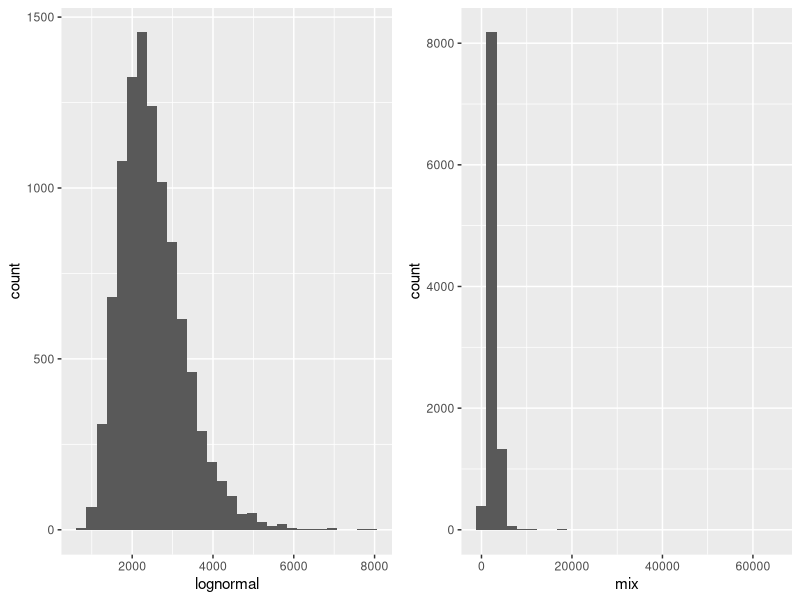
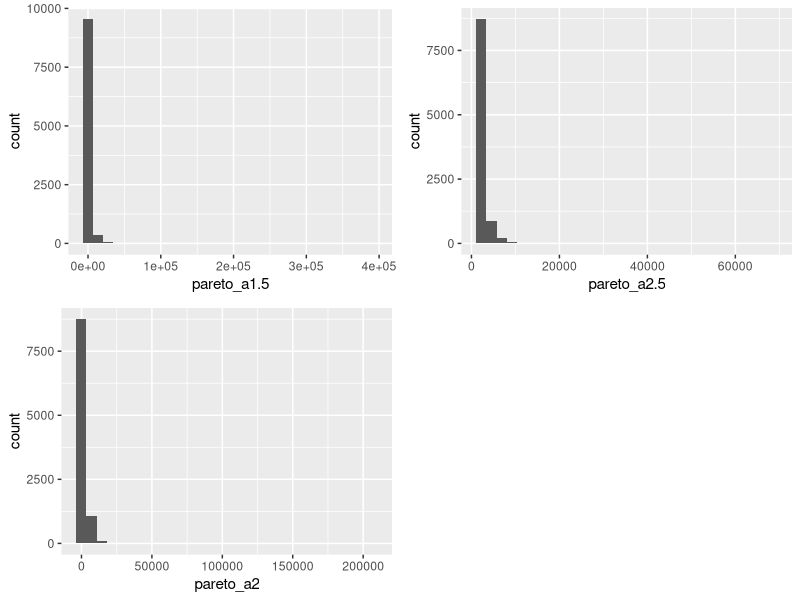
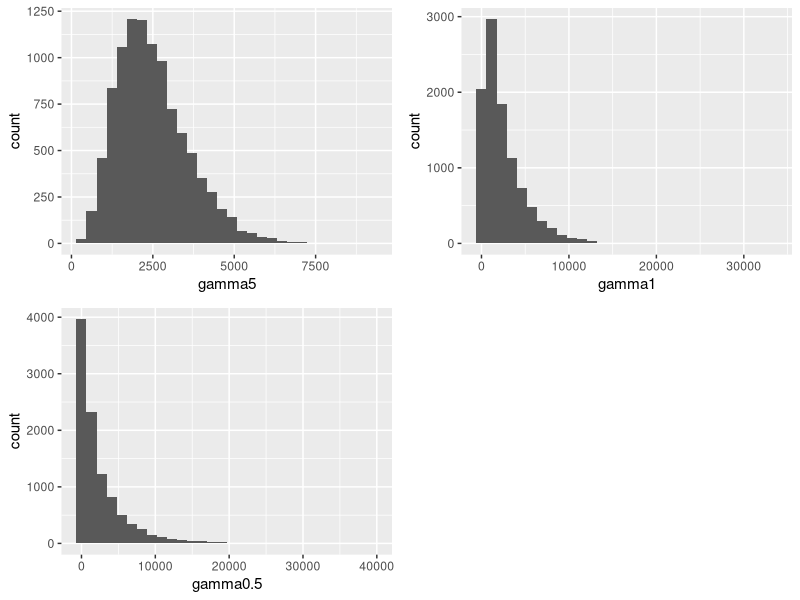

R code for these plots, in order: (Note: this script raises an error after producing the figures.)
#script to generate alternative distributions

# global parameters

library(tidyverse)
set.seed(123)
n <- 10000 # 10000 observations in the population dataframe

# version 5/3: Lognormal (baseline)
m <- 2500
v <- 800^2

sdlog  <- sqrt(log(1 + v / m^2))
meanlog <- log(m) - 0.5 * sdlog^2

dat_inc <- rlnorm(n, meanlog, sdlog)|> 
  data.frame()

names(dat_inc)[1] <- "lognormal"

plot_lognormal <- dat_inc |> 
  ggplot(aes(x = lognormal)) +
  geom_histogram()

# version 6: Gamma (controlled skewness) without shapes 2 and 0.7
shapes <- c(5, 1,  0.5)
betas <- 2500 / shapes

for (i in seq_along(shapes)) {
  dat_inc[[paste0("gamma", shapes[i])]] <-  rgamma(n, shape =  shapes[i], rate =
                                                     1/betas[i])
} 

gamma_plots <- list()
for (i in seq_along(shapes)) {
  gamma_plots[[paste0("plot_gamma", shapes[i])]] <- ggplot(dat_inc, 
                                                               aes(x = .data[[paste0("gamma", shapes[i])]])) +
    geom_histogram()
}

# version 7: Pareto (tail stress test)
alphas <- c(1.5, 2.5, 2.0)
rpareto_mean <- function(n, alpha, mean) {
  xm <- mean * (alpha - 1) / alpha
  xm * runif(n)^(-1 / alpha)
}

for (i in seq_along(alphas)) {
  dat_inc[[paste0("pareto_a", alphas[i])]] <-  rpareto_mean(n, alpha = alphas[i], mean = 2500)
} 

pareto_plots <- list()
for (i in seq_along(alphas)) {
  pareto_plots[[paste0("plot_pareto_a", alphas[i])]] <- ggplot(dat_inc, 
                                               aes(x = .data[[paste0("pareto_a", alphas[i])]])) +
    geom_histogram()
} 


# version 8: Mixtures (body + heavy tail)
component <- rbinom(10000, 1, 0.9)
dat_inc$mix <- ifelse(component == 1,
                     rlnorm(n, meanlog, sdlog),
                     rpareto_mean(n, alpha = 1.5, mean = 2500))

plot_mix <- dat_inc |> 
  ggplot(aes(x = mix)) +
  geom_histogram()

# check mean, max and min incomes
sapply(dat_inc, mean)
sapply(dat_inc, max)
sapply(dat_inc, min)

#assign domains
domains <- c(rep("d1", 500),
             rep("d2", 1000),
             rep("d3", 2500),
             rep("d4", 6000))

# randomly shuffle and assign to dataframe
dat_inc$domain <- sample(domains)


# Plotting all distributions
ggpubr::ggarrange(
  plot_lognormal,
  plot_mix
)

ggpubr::ggarrange(
  plotlist = pareto_plots
)

ggpubr::ggarrange(
  plotlist = gamma_plots
)

# select and save data
#first four distributions
dat_inc <- dat_inc[,c(1:4,9)]
#remaining four distributions (rerun script)
dat_inc <- dat_inc[,c(5:8,9)]

save(dat_inc, file = "data/dataframes.RData")
